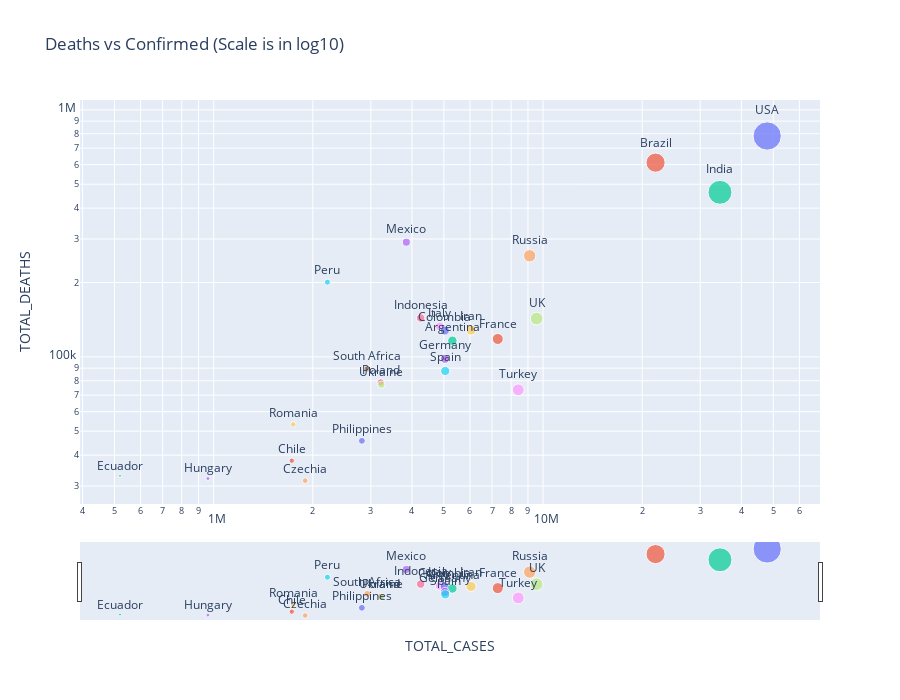

Notebook code cell kept with this figure:
### Code cell
### scatter plot for top 25 country with total deaths and total cases 
fig = px.scatter(sum_country.sort_values('TOTAL_DEATHS', ascending=False).iloc[:25, :], 
                 x='TOTAL_CASES', y='TOTAL_DEATHS', color='NAME', size='TOTAL_CASES', 
                 height=700, text='NAME', log_x=True, log_y=True, 
                 title='Deaths vs Confirmed (Scale is in log10)')
fig.update_traces(textposition='top center')
fig.update_layout(showlegend=False)
fig.update_layout(xaxis_rangeslider_visible=True)
fig.show()

### Figure 1 — Plotly figure (JSON) as saved in the notebook; plotly's stock layout.template omitted (floating-point values rounded to 4 significant figures)
{"data": [{"hovertemplate": "NAME=%{text}<br>TOTAL_CASES=%{marker.size}<br>TOTAL_DEATHS=%{y}<extra></extra>", "legendgroup": "USA", "marker": {"color": "#636efa", "size": [47916190], "sizemode": "area", "sizeref": 119800.0, "symbol": "circle"}, "mode": "markers+text", "name": "USA", "orientation": "v", "showlegend": true, "text": ["USA"], "textposition": "top center", "type": "scatter", "x": [47916190], "xaxis": "x", "y": [783565], "yaxis": "y"}, {"hovertemplate": "NAME=%{text}<br>TOTAL_CASES=%{marker.size}<br>TOTAL_DEATHS=%{y}<extra></extra>", "legendgroup": "Brazil", "marker": {"color": "#EF553B", "size": [21957967], "sizemode": "area", "sizeref": 119800.0, "symbol": "circle"}, "mode": "markers+text", "name": "Brazil", "orientation": "v", "showlegend": true, "text": ["Brazil"], "textposition": "top center", "type": "scatter", "x": [21957967], "xaxis": "x", "y": [611318], "yaxis": "y"}, {"hovertemplate": "NAME=%{text}<br>TOTAL_CASES=%{marker.size}<br>TOTAL_DEATHS=%{y}<extra></extra>", "legendgroup": "India", "marker": {"color": "#00cc96", "size": [34447536], "sizemode": "area", "sizeref": 119800.0, "symbol": "circle"}, "mode": "markers+text", "name": "India", "orientation": "v", "showlegend": true, "text": ["India"], "textposition": "top center", "type": "scatter", "x": [34447536], "xaxis": "x", "y": [463655], "yaxis": "y"}, {"hovertemplate": "NAME=%{text}<br>TOTAL_CASES=%{marker.size}<br>TOTAL_DEATHS=%{y}<extra></extra>", "legendgroup": "Mexico", "marker": {"color": "#ab63fa", "size": [3845733], "sizemode": "area", "sizeref": 119800.0, "symbol": "circle"}, "mode": "markers+text", "name": "Mexico", "orientation": "v", "showlegend": true, "text": ["Mexico"], "textposition": "top center", "type": "scatter", "x": [3845733], "xaxis": "x", "y": [291147], "yaxis": "y"}, {"hovertemplate": "NAME=%{text}<br>TOTAL_CASES=%{marker.size}<br>TOTAL_DEATHS=%{y}<extra></extra>", "legendgroup": "Russia", "marker": {"color": "#FFA15A", "size": [9109094], "sizemode": "area", "sizeref": 119800.0, "symbol": "circle"}, "mode": "markers+text", "name": "Russia", "orientation": "v", "showlegend": true, "text": ["Russia"], "textposition": "top center", "type": "scatter", "x": [9109094], "xaxis": "x", "y": [256597], "yaxis": "y"}, {"hovertemplate": "NAME=%{text}<br>TOTAL_CASES=%{marker.size}<br>TOTAL_DEATHS=%{y}<extra></extra>", "legendgroup": "Peru", "marker": {"color": "#19d3f3", "size": [2214543], "sizemode": "area", "sizeref": 119800.0, "symbol": "circle"}, "mode": "markers+text", "name": "Peru", "orientation": "v", "showlegend": true, "text": ["Peru"], "textposition": "top center", "type": "scatter", "x": [2214543], "xaxis": "x", "y": [200635], "yaxis": "y"}, {"hovertemplate": "NAME=%{text}<br>TOTAL_CASES=%{marker.size}<br>TOTAL_DEATHS=%{y}<extra></extra>", "legendgroup": "Indonesia", "marker": {"color": "#FF6692", "size": [4251076], "sizemode": "area", "sizeref": 119800.0, "symbol": "circle"}, "mode": "markers+text", "name": "Indonesia", "orientation": "v", "showlegend": true, "text": ["Indonesia"], "textposition": "top center", "type": "scatter", "x": [4251076], "xaxis": "x", "y": [143670], "yaxis": "y"}, {"hovertemplate": "NAME=%{text}<br>TOTAL_CASES=%{marker.size}<br>TOTAL_DEATHS=%{y}<extra></extra>", "legendgroup": "UK", "marker": {"color": "#B6E880", "size": [9561099], "sizemode": "area", "sizeref": 119800.0, "symbol": "circle"}, "mode": "markers+text", "name": "UK", "orientation": "v", "showlegend": true, "text": ["UK"], "textposition": "top center", "type": "scatter", "x": [9561099], "xaxis": "x", "y": [142898], "yaxis": "y"}, {"hovertemplate": "NAME=%{text}<br>TOTAL_CASES=%{marker.size}<br>TOTAL_DEATHS=%{y}<extra></extra>", "legendgroup": "Italy", "marker": {"color": "#FF97FF", "size": [4860061], "sizemode": "area", "sizeref": 119800.0, "symbol": "circle"}, "mode": "markers+text", "name": "Italy", "orientation": "v", "showlegend": true, "text": ["Italy"], "textposition": "top center", "type": "scatter", "x": [4860061], "xaxis": "x", "y": [132775], "yaxis": "y"}, {"hovertemplate": "NAME=%{text}<br>TOTAL_CASES=%{marker.size}<br>TOTAL_DEATHS=%{y}<extra></extra>", "legendgroup": "Iran", "marker": {"color": "#FECB52", "size": [6045212], "sizemode": "area", "sizeref": 119800.0, "symbol": "circle"}, "mode": "markers+text", "name": "Iran", "orientation": "v", "showlegend": true, "text": ["Iran"], "textposition": "top center", "type": "scatter", "x": [6045212], "xaxis": "x", "y": [128272], "yaxis": "y"}, {"hovertemplate": "NAME=%{text}<br>TOTAL_CASES=%{marker.size}<br>TOTAL_DEATHS=%{y}<extra></extra>", "legendgroup": "Colombia", "marker": {"color": "#636efa", "size": [5031945], "sizemode": "area", "sizeref": 119800.0, "symbol": "circle"}, "mode": "markers+text", "name": "Colombia", "orientation": "v", "showlegend": true, "text": ["Colombia"], "textposition": "top center", "type": "scatter", "x": [5031945], "xaxis": "x", "y": [127809], "yaxis": "y"}, {"hovertemplate": "NAME=%{text}<br>TOTAL_CASES=%{marker.size}<br>TOTAL_DEATHS=%{y}<extra></extra>", "legendgroup": "France", "marker": {"color": "#EF553B", "size": [7287645], "sizemode": "area", "sizeref": 119800.0, "symbol": "circle"}, "mode": "markers+text", "name": "France", "orientation": "v", "showlegend": true, "text": ["France"], "textposition": "top center", "type": "scatter", "x": [7287645], "xaxis": "x", "y": [118154], "yaxis": "y"}, {"hovertemplate": "NAME=%{text}<br>TOTAL_CASES=%{marker.size}<br>TOTAL_DEATHS=%{y}<extra></extra>", "legendgroup": "Argentina", "marker": {"color": "#00cc96", "size": [5305742], "sizemode": "area", "sizeref": 119800.0, "symbol": "circle"}, "mode": "markers+text", "name": "Argentina", "orientation": "v", "showlegend": true, "text": ["Argentina"], "textposition": "top center", "type": "scatter", "x": [5305742], "xaxis": "x", "y": [116232], "yaxis": "y"}, {"hovertemplate": "NAME=%{text}<br>TOTAL_CASES=%{marker.size}<br>TOTAL_DEATHS=%{y}<extra></extra>", "legendgroup": "Germany", "marker": {"color": "#ab63fa", "size": [5038436], "sizemode": "area", "sizeref": 119800.0, "symbol": "circle"}, "mode": "markers+text", "name": "Germany", "orientation": "v", "showlegend": true, "text": ["Germany"], "textposition": "top center", "type": "scatter", "x": [5038436], "xaxis": "x", "y": [98194], "yaxis": "y"}, {"hovertemplate": "NAME=%{text}<br>TOTAL_CASES=%{marker.size}<br>TOTAL_DEATHS=%{y}<extra></extra>", "legendgroup": "South Africa", "marker": {"color": "#FFA15A", "size": [2925939], "sizemode": "area", "sizeref": 119800.0, "symbol": "circle"}, "mode": "markers+text", "name": "South Africa", "orientation": "v", "showlegend": true, "text": ["South Africa"], "textposition": "top center", "type": "scatter", "x": [2925939], "xaxis": "x", "y": [89484], "yaxis": "y"}, {"hovertemplate": "NAME=%{text}<br>TOTAL_CASES=%{marker.size}<br>TOTAL_DEATHS=%{y}<extra></extra>", "legendgroup": "Spain", "marker": {"color": "#19d3f3", "size": [5047156], "sizemode": "area", "sizeref": 119800.0, "symbol": "circle"}, "mode": "markers+text", "name": "Spain", "orientation": "v", "showlegend": true, "text": ["Spain"], "textposition": "top center", "type": "scatter", "x": [5047156], "xaxis": "x", "y": [87673], "yaxis": "y"}, {"hovertemplate": "NAME=%{text}<br>TOTAL_CASES=%{marker.size}<br>TOTAL_DEATHS=%{y}<extra></extra>", "legendgroup": "Poland", "marker": {"color": "#FF6692", "size": [3214023], "sizemode": "area", "sizeref": 119800.0, "symbol": "circle"}, "mode": "markers+text", "name": "Poland", "orientation": "v", "showlegend": true, "text": ["Poland"], "textposition": "top center", "type": "scatter", "x": [3214023], "xaxis": "x", "y": [78879], "yaxis": "y"}, {"hovertemplate": "NAME=%{text}<br>TOTAL_CASES=%{marker.size}<br>TOTAL_DEATHS=%{y}<extra></extra>", "legendgroup": "Ukraine", "marker": {"color": "#B6E880", "size": [3228441], "sizemode": "area", "sizeref": 119800.0, "symbol": "circle"}, "mode": "markers+text", "name": "Ukraine", "orientation": "v", "showlegend": true, "text": ["Ukraine"], "textposition": "top center", "type": "scatter", "x": [3228441], "xaxis": "x", "y": [77147], "yaxis": "y"}, {"hovertemplate": "NAME=%{text}<br>TOTAL_CASES=%{marker.size}<br>TOTAL_DEATHS=%{y}<extra></extra>", "legendgroup": "Turkey", "marker": {"color": "#FF97FF", "size": [8408166], "sizemode": "area", "sizeref": 119800.0, "symbol": "circle"}, "mode": "markers+text", "name": "Turkey", "orientation": "v", "showlegend": true, "text": ["Turkey"], "textposition": "top center", "type": "scatter", "x": [8408166], "xaxis": "x", "y": [73531], "yaxis": "y"}, {"hovertemplate": "NAME=%{text}<br>TOTAL_CASES=%{marker.size}<br>TOTAL_DEATHS=%{y}<extra></extra>", "legendgroup": "Romania", "marker": {"color": "#FECB52", "size": [1744440], "sizemode": "area", "sizeref": 119800.0, "symbol": "circle"}, "mode": "markers+text", "name": "Romania", "orientation": "v", "showlegend": true, "text": ["Romania"], "textposition": "top center", "type": "scatter", "x": [1744440], "xaxis": "x", "y": [53264], "yaxis": "y"}, {"hovertemplate": "NAME=%{text}<br>TOTAL_CASES=%{marker.size}<br>TOTAL_DEATHS=%{y}<extra></extra>", "legendgroup": "Philippines", "marker": {"color": "#636efa", "size": [2818511], "sizemode": "area", "sizeref": 119800.0, "symbol": "circle"}, "mode": "markers+text", "name": "Philippines", "orientation": "v", "showlegend": true, "text": ["Philippines"], "textposition": "top center", "type": "scatter", "x": [2818511], "xaxis": "x", "y": [45709], "yaxis": "y"}, {"hovertemplate": "NAME=%{text}<br>TOTAL_CASES=%{marker.size}<br>TOTAL_DEATHS=%{y}<extra></extra>", "legendgroup": "Chile", "marker": {"color": "#EF553B", "size": [1726481], "sizemode": "area", "sizeref": 119800.0, "symbol": "circle"}, "mode": "markers+text", "name": "Chile", "orientation": "v", "showlegend": true, "text": ["Chile"], "textposition": "top center", "type": "scatter", "x": [1726481], "xaxis": "x", "y": [37975], "yaxis": "y"}, {"hovertemplate": "NAME=%{text}<br>TOTAL_CASES=%{marker.size}<br>TOTAL_DEATHS=%{y}<extra></extra>", "legendgroup": "Ecuador", "marker": {"color": "#00cc96", "size": [519560], "sizemode": "area", "sizeref": 119800.0, "symbol": "circle"}, "mode": "markers+text", "name": "Ecuador", "orientation": "v", "showlegend": true, "text": ["Ecuador"], "textposition": "top center", "type": "scatter", "x": [519560], "xaxis": "x", "y": [32989], "yaxis": "y"}, {"hovertemplate": "NAME=%{text}<br>TOTAL_CASES=%{marker.size}<br>TOTAL_DEATHS=%{y}<extra></extra>", "legendgroup": "Hungary", "marker": {"color": "#ab63fa", "size": [960844], "sizemode": "area", "sizeref": 119800.0, "symbol": "circle"}, "mode": "markers+text", "name": "Hungary", "orientation": "v", "showlegend": true, "text": ["Hungary"], "textposition": "top center", "type": "scatter", "x": [960844], "xaxis": "x", "y": [32171], "yaxis": "y"}, {"hovertemplate": "NAME=%{text}<br>TOTAL_CASES=%{marker.size}<br>TOTAL_DEATHS=%{y}<extra></extra>", "legendgroup": "Czechia", "marker": {"color": "#FFA15A", "size": [1896075], "sizemode": "area", "sizeref": 119800.0, "symbol": "circle"}, "mode": "markers+text", "name": "Czechia", "orientation": "v", "showlegend": true, "text": ["Czechia"], "textposition": "top center", "type": "scatter", "x": [1896075], "xaxis": "x", "y": [31541], "yaxis": "y"}], "layout": {"height": 700, "legend": {"itemsizing": "constant", "title": {"text": "NAME"}, "tracegroupgap": 0}, "showlegend": false, "title": {"text": "Deaths vs Confirmed (Scale is in log10)"}, "xaxis": {"anchor": "y", "domain": [0, 1], "rangeslider": {"visible": true}, "title": {"text": "TOTAL_CASES"}, "type": "log"}, "yaxis": {"anchor": "x", "domain": [0, 1], "title": {"text": "TOTAL_DEATHS"}, "type": "log"}}}
